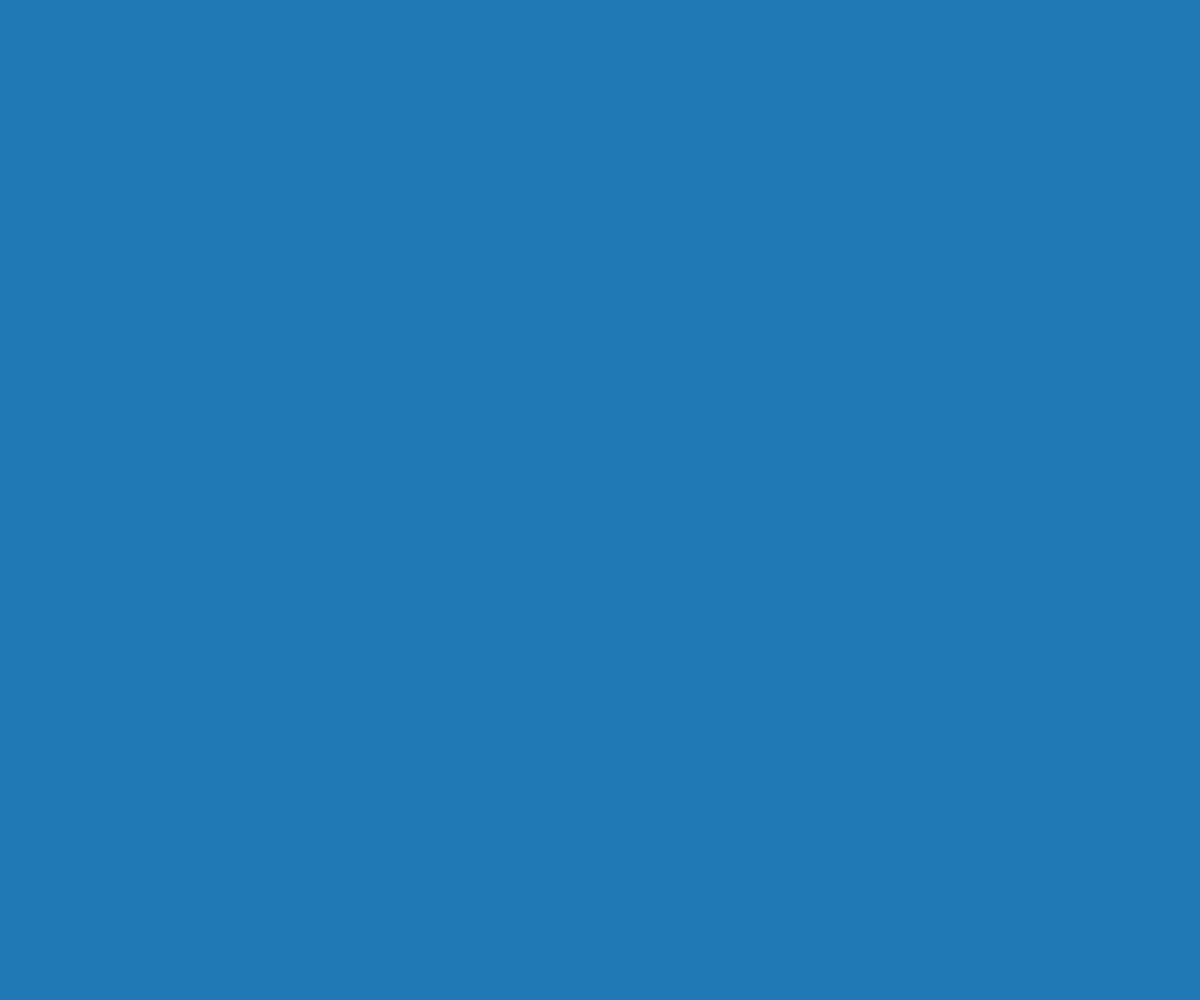
Frame 1 (no input)
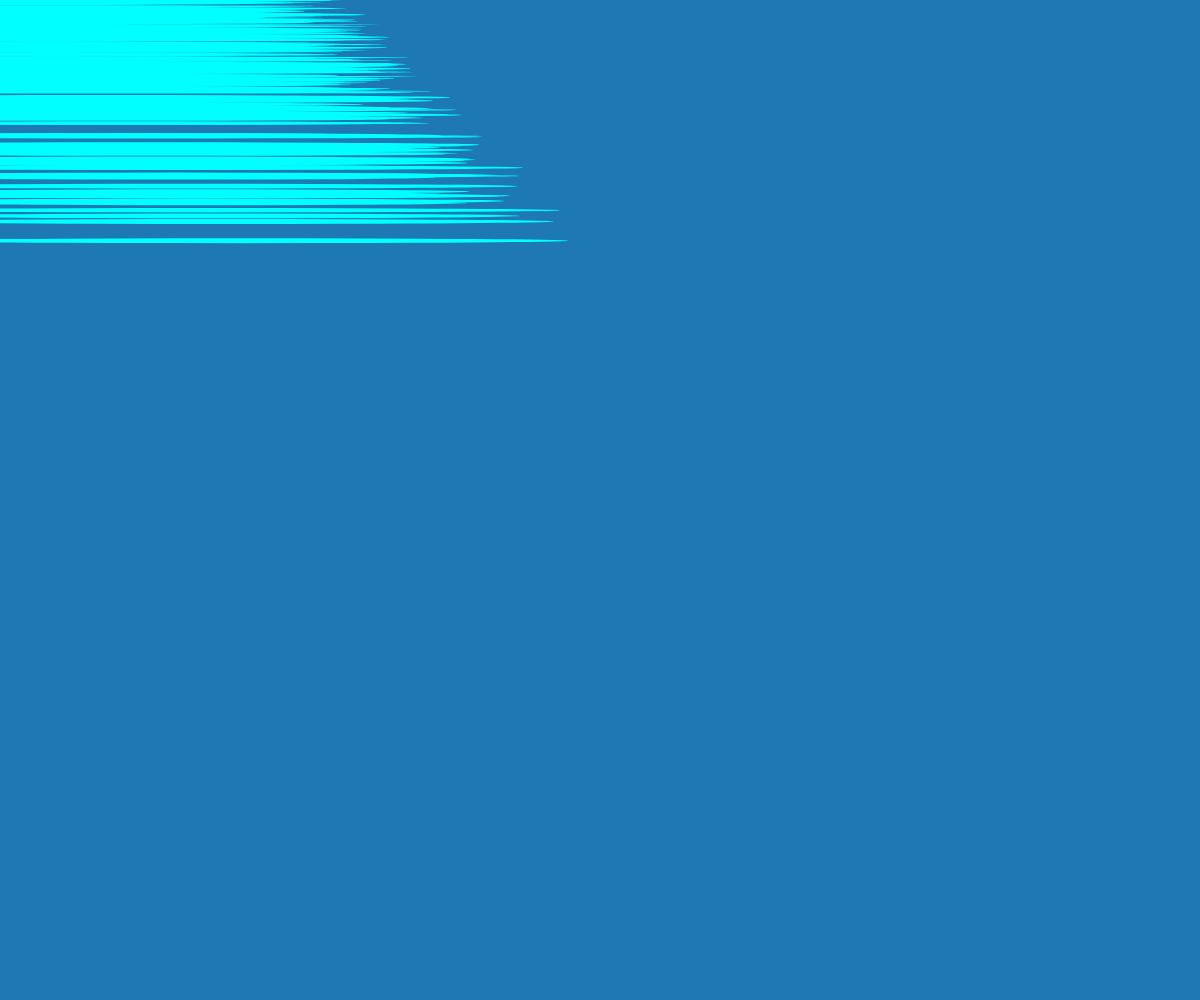
Frame 60 (no input)
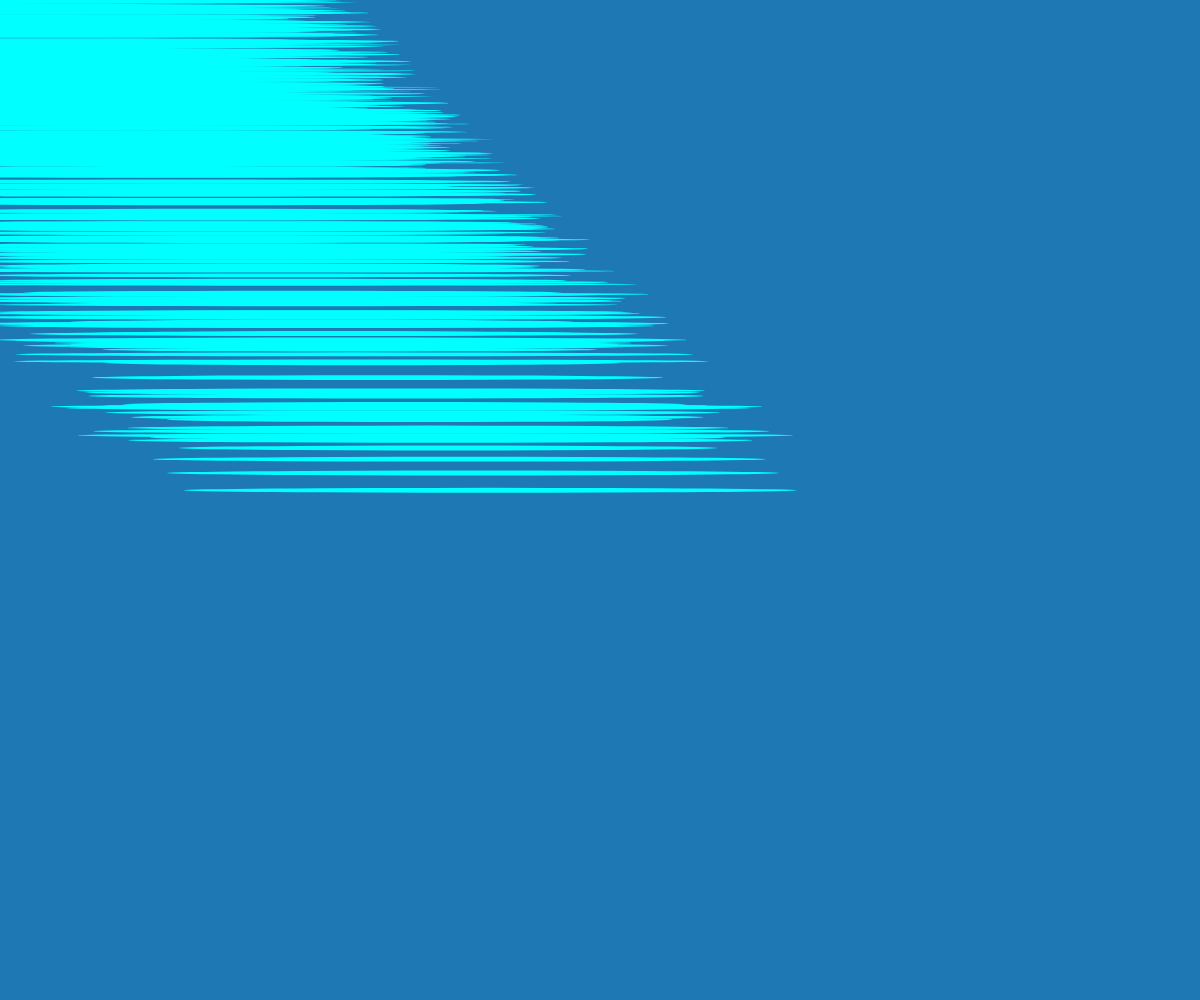
Frame 120 (the mouse pressed at the canvas centre since frame 60)

The p5.js sketch that drew these frames (run headless with seeded random() and noise() and a simulated clock; from frame 60 on, the mouse is pressed at the canvas centre):

// p5.js sketch
// ── sketch.js
let snowflakes = []; // array to hold snowflake objects

function setup() {
  createCanvas(windowWidth, windowHeight);
  fill(0,255,255);
  noStroke();
}
function draw() {
  background(30,120,180);
  let t = frameCount / 60; // update time

  // create a random number of snowflakes each frame
  for (let i = 0; i < random(10); i++) {
    snowflakes.push(new snowflake()); // append snowflake object
  }

  // loop through snowflakes with a for..of loop
  for (let flake of snowflakes) {
    flake.update(t); // update snowflake position
    flake.display(); // draw snowflake
  }
}



// snowflake class
function snowflake() {
  // initialize coordinates
  this.posX = 0;
  this.posY = random(-50, 0);
  this.initialangle = random(0, 2 * PI);
  this.size = random(5, 1);

  // radius of snowflake spiral
  // chosen so the snowflakes are uniformly spread out in area
  this.radius = sqrt(random(pow(width / 10, 2)));

  this.update = function(time) {
    // x position follows a circle
    let w = 0.6; // angular speed
    let angle = w * time + this.initialangle;
    this.posX = width / 2 + this.radius * sin(angle);

    // different size snowflakes fall at slightly different y speeds
    this.posY += pow(this.size,0.9);

    // delete snowflake if past end of screen
    if (this.posY > height) {
      let index = snowflakes.indexOf(this);
      snowflakes.splice(index,1);
    }
  };

  this.display = function() {
    ellipse(this.posY ,this.posY ,this.posX, this.size);
  };
}
